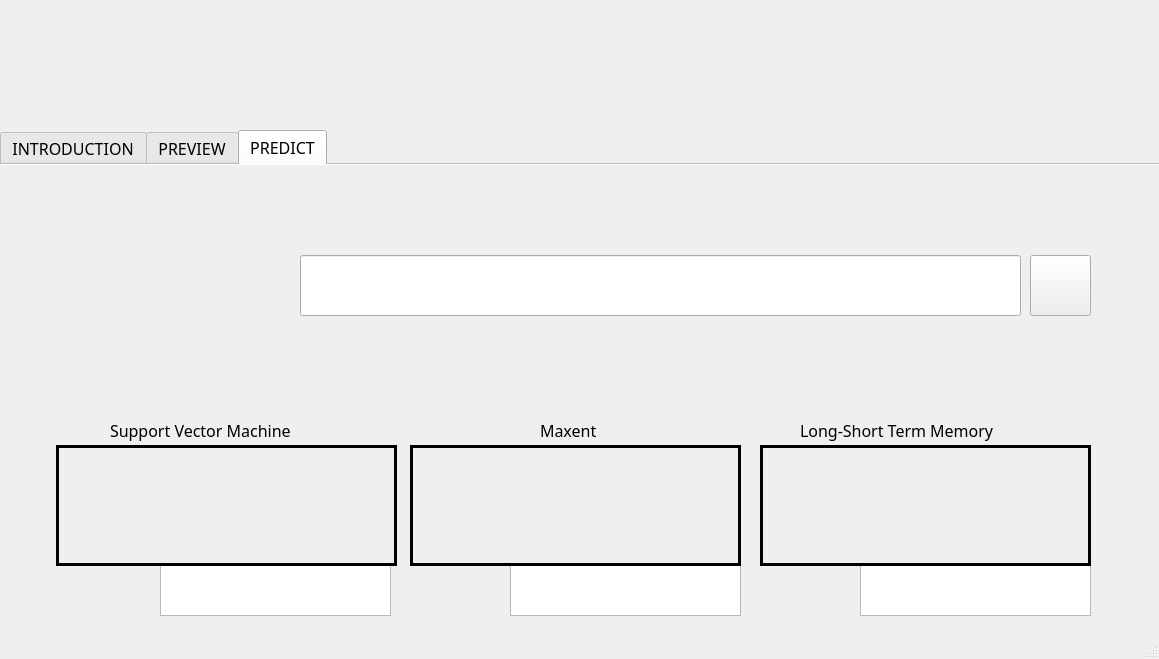
<?xml version="1.0" encoding="UTF-8"?>
<ui version="4.0">
 <class>LabelPrediction</class>
 <widget class="QMainWindow" name="LabelPrediction">
  <property name="geometry">
   <rect>
    <x>0</x>
    <y>0</y>
    <width>1159</width>
    <height>659</height>
   </rect>
  </property>
  <property name="windowTitle">
   <string>Label Prediction</string>
  </property>
  <widget class="QWidget" name="centralwidget">
   <widget class="QLabel" name="bg_7">
    <property name="geometry">
     <rect>
      <x>0</x>
      <y>0</y>
      <width>1161</width>
      <height>131</height>
     </rect>
    </property>
    <property name="styleSheet">
     <string notr="true">background-image: url(:/Nền/uehlogo.png);</string>
    </property>
    <property name="text">
     <string/>
    </property>
    <property name="pixmap">
     <pixmap resource="PICTURE.qrc">:/Nền/uehlogo.png</pixmap>
    </property>
    <property name="scaledContents">
     <bool>true</bool>
    </property>
    <property name="textInteractionFlags">
     <set>Qt::NoTextInteraction</set>
    </property>
   </widget>
   <widget class="QTabWidget" name="tabWidget">
    <property name="geometry">
     <rect>
      <x>0</x>
      <y>130</y>
      <width>1311</width>
      <height>691</height>
     </rect>
    </property>
    <property name="font">
     <font>
      <family>Segoe UI Black</family>
      <pointsize>12</pointsize>
      <weight>10</weight>
      <italic>false</italic>
      <bold>false</bold>
     </font>
    </property>
    <property name="acceptDrops">
     <bool>true</bool>
    </property>
    <property name="styleSheet">
     <string notr="true">font: 87 12pt &quot;Segoe UI Black&quot;;</string>
    </property>
    <property name="tabPosition">
     <enum>QTabWidget::North</enum>
    </property>
    <property name="tabShape">
     <enum>QTabWidget::Rounded</enum>
    </property>
    <property name="currentIndex">
     <number>2</number>
    </property>
    <property name="iconSize">
     <size>
      <width>20</width>
      <height>20</height>
     </size>
    </property>
    <property name="elideMode">
     <enum>Qt::ElideNone</enum>
    </property>
    <property name="documentMode">
     <bool>true</bool>
    </property>
    <widget class="QWidget" name="INTRODUCTION">
     <property name="cursor">
      <cursorShape>ArrowCursor</cursorShape>
     </property>
     <property name="contextMenuPolicy">
      <enum>Qt::NoContextMenu</enum>
     </property>
     <property name="accessibleName">
      <string>INTRDUCTION</string>
     </property>
     <property name="layoutDirection">
      <enum>Qt::LeftToRight</enum>
     </property>
     <attribute name="title">
      <string>INTRODUCTION</string>
     </attribute>
     <widget class="QLabel" name="intro">
      <property name="geometry">
       <rect>
        <x>0</x>
        <y>0</y>
        <width>1161</width>
        <height>471</height>
       </rect>
      </property>
      <property name="styleSheet">
       <string notr="true">background-image: url(:/Nền/intro.png);</string>
      </property>
      <property name="text">
       <string/>
      </property>
      <property name="pixmap">
       <pixmap resource="PICTURE.qrc">:/Nền/intro.png</pixmap>
      </property>
      <property name="scaledContents">
       <bool>true</bool>
      </property>
     </widget>
    </widget>
    <widget class="QWidget" name="PREVIEW">
     <attribute name="title">
      <string>PREVIEW</string>
     </attribute>
     <widget class="QLabel" name="preview">
      <property name="geometry">
       <rect>
        <x>0</x>
        <y>0</y>
        <width>1161</width>
        <height>471</height>
       </rect>
      </property>
      <property name="styleSheet">
       <string notr="true">background-image: url(:/Nền/PREVIEW.png);</string>
      </property>
      <property name="text">
       <string/>
      </property>
      <property name="pixmap">
       <pixmap resource="PICTURE.qrc">:/Nền/PREVIEW.png</pixmap>
      </property>
      <property name="scaledContents">
       <bool>true</bool>
      </property>
     </widget>
     <widget class="QPushButton" name="fileinputButton">
      <property name="geometry">
       <rect>
        <x>560</x>
        <y>90</y>
        <width>71</width>
        <height>81</height>
       </rect>
      </property>
      <property name="autoFillBackground">
       <bool>false</bool>
      </property>
      <property name="styleSheet">
       <string notr="true">background-image: url(:/Nền/inputfile.png);</string>
      </property>
      <property name="text">
       <string/>
      </property>
      <property name="iconSize">
       <size>
        <width>20</width>
        <height>20</height>
       </size>
      </property>
      <property name="checkable">
       <bool>false</bool>
      </property>
      <property name="autoExclusive">
       <bool>true</bool>
      </property>
      <property name="autoRepeatDelay">
       <number>300</number>
      </property>
      <property name="autoDefault">
       <bool>false</bool>
      </property>
     </widget>
     <widget class="QLabel" name="label">
      <property name="geometry">
       <rect>
        <x>70</x>
        <y>90</y>
        <width>461</width>
        <height>361</height>
       </rect>
      </property>
      <property name="frameShape">
       <enum>QFrame::Panel</enum>
      </property>
      <property name="lineWidth">
       <number>2</number>
      </property>
      <property name="text">
       <string/>
      </property>
     </widget>
    </widget>
    <widget class="QWidget" name="PREDICT">
     <attribute name="title">
      <string>PREDICT</string>
     </attribute>
     <widget class="QLabel" name="bgpredict">
      <property name="geometry">
       <rect>
        <x>0</x>
        <y>0</y>
        <width>1161</width>
        <height>471</height>
       </rect>
      </property>
      <property name="styleSheet">
       <string notr="true">background-image: url(:/Nền/PREDICT.png);</string>
      </property>
      <property name="text">
       <string/>
      </property>
      <property name="pixmap">
       <pixmap resource="PICTURE.qrc">:/Nền/PREDICT.png</pixmap>
      </property>
      <property name="scaledContents">
       <bool>true</bool>
      </property>
     </widget>
     <widget class="QLineEdit" name="inputText">
      <property name="geometry">
       <rect>
        <x>300</x>
        <y>90</y>
        <width>721</width>
        <height>61</height>
       </rect>
      </property>
      <property name="whatsThis">
       <string>&lt;html&gt;&lt;head/&gt;&lt;body&gt;&lt;p align=&quot;center&quot;&gt;&lt;br/&gt;&lt;/p&gt;&lt;/body&gt;&lt;/html&gt;</string>
      </property>
      <property name="styleSheet">
       <string notr="true">font: 12pt &quot;Segoe UI Light&quot;;</string>
      </property>
     </widget>
     <widget class="QTableWidget" name="timesvmOuput">
      <property name="geometry">
       <rect>
        <x>160</x>
        <y>400</y>
        <width>231</width>
        <height>51</height>
       </rect>
      </property>
      <property name="mouseTracking">
       <bool>false</bool>
      </property>
      <property name="tabletTracking">
       <bool>false</bool>
      </property>
      <property name="acceptDrops">
       <bool>false</bool>
      </property>
      <property name="whatsThis">
       <string>&lt;html&gt;&lt;head/&gt;&lt;body&gt;&lt;p align=&quot;center&quot;&gt;&lt;br/&gt;&lt;/p&gt;&lt;/body&gt;&lt;/html&gt;</string>
      </property>
      <property name="layoutDirection">
       <enum>Qt::LeftToRight</enum>
      </property>
      <property name="autoFillBackground">
       <bool>false</bool>
      </property>
      <property name="styleSheet">
       <string notr="true">font: 12pt &quot;Segoe UI Black&quot;;</string>
      </property>
      <property name="textElideMode">
       <enum>Qt::ElideMiddle</enum>
      </property>
      <property name="showGrid">
       <bool>false</bool>
      </property>
      <property name="wordWrap">
       <bool>true</bool>
      </property>
      <property name="rowCount">
       <number>0</number>
      </property>
      <property name="columnCount">
       <number>0</number>
      </property>
     </widget>
     <widget class="QLabel" name="timebag">
      <property name="geometry">
       <rect>
        <x>60</x>
        <y>400</y>
        <width>101</width>
        <height>51</height>
       </rect>
      </property>
      <property name="styleSheet">
       <string notr="true">background-image: url(:/Nền/Time.png);</string>
      </property>
      <property name="text">
       <string/>
      </property>
      <property name="pixmap">
       <pixmap resource="PICTURE.qrc">:/Nền/Time.png</pixmap>
      </property>
      <property name="scaledContents">
       <bool>true</bool>
      </property>
     </widget>
     <widget class="QLabel" name="bg">
      <property name="geometry">
       <rect>
        <x>60</x>
        <y>240</y>
        <width>331</width>
        <height>161</height>
       </rect>
      </property>
      <property name="styleSheet">
       <string notr="true">background-image: url(:/Nền/background.png);</string>
      </property>
      <property name="text">
       <string/>
      </property>
     </widget>
     <widget class="QLabel" name="bg_2">
      <property name="geometry">
       <rect>
        <x>410</x>
        <y>240</y>
        <width>331</width>
        <height>161</height>
       </rect>
      </property>
      <property name="styleSheet">
       <string notr="true">background-image: url(:/Nền/background.png);</string>
      </property>
      <property name="text">
       <string/>
      </property>
     </widget>
     <widget class="QLabel" name="bg_3">
      <property name="geometry">
       <rect>
        <x>760</x>
        <y>240</y>
        <width>331</width>
        <height>161</height>
       </rect>
      </property>
      <property name="styleSheet">
       <string notr="true">background-image: url(:/Nền/background.png);</string>
      </property>
      <property name="text">
       <string/>
      </property>
     </widget>
     <widget class="QLabel" name="accbg">
      <property name="geometry">
       <rect>
        <x>410</x>
        <y>400</y>
        <width>101</width>
        <height>51</height>
       </rect>
      </property>
      <property name="styleSheet">
       <string notr="true">background-image: url(:/Nền/Acc.png);</string>
      </property>
      <property name="text">
       <string/>
      </property>
      <property name="pixmap">
       <pixmap>:/Nền/Acc.png</pixmap>
      </property>
      <property name="scaledContents">
       <bool>true</bool>
      </property>
     </widget>
     <widget class="QTableWidget" name="timemaxentOuput">
      <property name="geometry">
       <rect>
        <x>510</x>
        <y>400</y>
        <width>231</width>
        <height>51</height>
       </rect>
      </property>
      <property name="mouseTracking">
       <bool>false</bool>
      </property>
      <property name="tabletTracking">
       <bool>false</bool>
      </property>
      <property name="acceptDrops">
       <bool>false</bool>
      </property>
      <property name="whatsThis">
       <string>&lt;html&gt;&lt;head/&gt;&lt;body&gt;&lt;p align=&quot;center&quot;&gt;&lt;br/&gt;&lt;/p&gt;&lt;/body&gt;&lt;/html&gt;</string>
      </property>
      <property name="autoFillBackground">
       <bool>false</bool>
      </property>
      <property name="styleSheet">
       <string notr="true">font: 12pt &quot;Segoe UI Black&quot;;</string>
      </property>
      <property name="textElideMode">
       <enum>Qt::ElideMiddle</enum>
      </property>
     </widget>
     <widget class="QLabel" name="accbg_2">
      <property name="geometry">
       <rect>
        <x>760</x>
        <y>400</y>
        <width>101</width>
        <height>51</height>
       </rect>
      </property>
      <property name="styleSheet">
       <string notr="true">background-image: url(:/Nền/Acc.png);</string>
      </property>
      <property name="text">
       <string/>
      </property>
      <property name="pixmap">
       <pixmap>:/Nền/Acc.png</pixmap>
      </property>
      <property name="scaledContents">
       <bool>true</bool>
      </property>
     </widget>
     <widget class="QTableWidget" name="timelstmOutput">
      <property name="geometry">
       <rect>
        <x>860</x>
        <y>400</y>
        <width>231</width>
        <height>51</height>
       </rect>
      </property>
      <property name="mouseTracking">
       <bool>false</bool>
      </property>
      <property name="tabletTracking">
       <bool>false</bool>
      </property>
      <property name="acceptDrops">
       <bool>false</bool>
      </property>
      <property name="whatsThis">
       <string>&lt;html&gt;&lt;head/&gt;&lt;body&gt;&lt;p align=&quot;center&quot;&gt;&lt;br/&gt;&lt;/p&gt;&lt;/body&gt;&lt;/html&gt;</string>
      </property>
      <property name="autoFillBackground">
       <bool>false</bool>
      </property>
      <property name="styleSheet">
       <string notr="true">font: 12pt &quot;Segoe UI Black&quot;;</string>
      </property>
      <property name="textElideMode">
       <enum>Qt::ElideMiddle</enum>
      </property>
     </widget>
     <widget class="QLabel" name="bg_4">
      <property name="geometry">
       <rect>
        <x>110</x>
        <y>250</y>
        <width>241</width>
        <height>31</height>
       </rect>
      </property>
      <property name="styleSheet">
       <string notr="true">font: 25 14pt &quot;Segoe UI Light&quot;;
</string>
      </property>
      <property name="text">
       <string>Support Vector Machine</string>
      </property>
     </widget>
     <widget class="QLabel" name="bg_5">
      <property name="geometry">
       <rect>
        <x>540</x>
        <y>250</y>
        <width>71</width>
        <height>31</height>
       </rect>
      </property>
      <property name="toolTip">
       <string>&lt;html&gt;&lt;head/&gt;&lt;body&gt;&lt;p align=&quot;center&quot;&gt;Maxent&lt;/p&gt;&lt;/body&gt;&lt;/html&gt;</string>
      </property>
      <property name="whatsThis">
       <string>&lt;html&gt;&lt;head/&gt;&lt;body&gt;&lt;p align=&quot;center&quot;&gt;Maxent&lt;/p&gt;&lt;/body&gt;&lt;/html&gt;</string>
      </property>
      <property name="styleSheet">
       <string notr="true">font: 25 14pt &quot;Segoe UI Light&quot;;
</string>
      </property>
      <property name="text">
       <string>Maxent</string>
      </property>
      <property name="scaledContents">
       <bool>false</bool>
      </property>
     </widget>
     <widget class="QLabel" name="bg_6">
      <property name="geometry">
       <rect>
        <x>800</x>
        <y>250</y>
        <width>251</width>
        <height>31</height>
       </rect>
      </property>
      <property name="styleSheet">
       <string notr="true">font: 25 14pt &quot;Segoe UI Light&quot;;
</string>
      </property>
      <property name="text">
       <string>Long-Short Term Memory</string>
      </property>
     </widget>
     <widget class="QPushButton" name="findButton">
      <property name="geometry">
       <rect>
        <x>1030</x>
        <y>90</y>
        <width>61</width>
        <height>61</height>
       </rect>
      </property>
      <property name="styleSheet">
       <string notr="true">background-image: url(:/Nền/search.png);</string>
      </property>
      <property name="text">
       <string/>
      </property>
      <property name="autoDefault">
       <bool>false</bool>
      </property>
     </widget>
     <widget class="QLabel" name="timebag_2">
      <property name="geometry">
       <rect>
        <x>410</x>
        <y>400</y>
        <width>101</width>
        <height>51</height>
       </rect>
      </property>
      <property name="styleSheet">
       <string notr="true">background-image: url(:/Nền/Time.png);</string>
      </property>
      <property name="text">
       <string/>
      </property>
      <property name="pixmap">
       <pixmap resource="PICTURE.qrc">:/Nền/Time.png</pixmap>
      </property>
      <property name="scaledContents">
       <bool>true</bool>
      </property>
     </widget>
     <widget class="QLabel" name="timebag_3">
      <property name="geometry">
       <rect>
        <x>760</x>
        <y>400</y>
        <width>101</width>
        <height>51</height>
       </rect>
      </property>
      <property name="styleSheet">
       <string notr="true">background-image: url(:/Nền/Time.png);</string>
      </property>
      <property name="text">
       <string/>
      </property>
      <property name="pixmap">
       <pixmap resource="PICTURE.qrc">:/Nền/Time.png</pixmap>
      </property>
      <property name="scaledContents">
       <bool>true</bool>
      </property>
     </widget>
     <widget class="QLabel" name="svm">
      <property name="geometry">
       <rect>
        <x>56</x>
        <y>280</y>
        <width>341</width>
        <height>121</height>
       </rect>
      </property>
      <property name="frameShape">
       <enum>QFrame::Box</enum>
      </property>
      <property name="frameShadow">
       <enum>QFrame::Plain</enum>
      </property>
      <property name="lineWidth">
       <number>3</number>
      </property>
      <property name="text">
       <string/>
      </property>
     </widget>
     <widget class="QLabel" name="maxent">
      <property name="geometry">
       <rect>
        <x>410</x>
        <y>280</y>
        <width>331</width>
        <height>121</height>
       </rect>
      </property>
      <property name="frameShape">
       <enum>QFrame::Box</enum>
      </property>
      <property name="lineWidth">
       <number>3</number>
      </property>
      <property name="text">
       <string/>
      </property>
     </widget>
     <widget class="QLabel" name="label_2">
      <property name="geometry">
       <rect>
        <x>760</x>
        <y>280</y>
        <width>331</width>
        <height>121</height>
       </rect>
      </property>
      <property name="frameShape">
       <enum>QFrame::Box</enum>
      </property>
      <property name="lineWidth">
       <number>3</number>
      </property>
      <property name="text">
       <string/>
      </property>
     </widget>
     <widget class="QLabel" name="outsvm">
      <property name="geometry">
       <rect>
        <x>180</x>
        <y>400</y>
        <width>211</width>
        <height>51</height>
       </rect>
      </property>
      <property name="font">
       <font>
        <family>Segoe UI Black</family>
        <pointsize>12</pointsize>
        <weight>10</weight>
        <italic>false</italic>
        <bold>false</bold>
       </font>
      </property>
      <property name="text">
       <string/>
      </property>
     </widget>
     <widget class="QLabel" name="outmaxent">
      <property name="geometry">
       <rect>
        <x>530</x>
        <y>400</y>
        <width>201</width>
        <height>51</height>
       </rect>
      </property>
      <property name="text">
       <string/>
      </property>
     </widget>
     <widget class="QLabel" name="outlstm">
      <property name="geometry">
       <rect>
        <x>880</x>
        <y>400</y>
        <width>211</width>
        <height>51</height>
       </rect>
      </property>
      <property name="text">
       <string/>
      </property>
     </widget>
     <zorder>bgpredict</zorder>
     <zorder>bg</zorder>
     <zorder>inputText</zorder>
     <zorder>timesvmOuput</zorder>
     <zorder>timebag</zorder>
     <zorder>bg_2</zorder>
     <zorder>bg_3</zorder>
     <zorder>accbg</zorder>
     <zorder>timemaxentOuput</zorder>
     <zorder>accbg_2</zorder>
     <zorder>timelstmOutput</zorder>
     <zorder>bg_4</zorder>
     <zorder>bg_5</zorder>
     <zorder>bg_6</zorder>
     <zorder>findButton</zorder>
     <zorder>timebag_2</zorder>
     <zorder>timebag_3</zorder>
     <zorder>svm</zorder>
     <zorder>maxent</zorder>
     <zorder>label_2</zorder>
     <zorder>outsvm</zorder>
     <zorder>outmaxent</zorder>
     <zorder>outlstm</zorder>
    </widget>
   </widget>
   <widget class="QLabel" name="bg_8">
    <property name="geometry">
     <rect>
      <x>0</x>
      <y>130</y>
      <width>1161</width>
      <height>41</height>
     </rect>
    </property>
    <property name="styleSheet">
     <string notr="true">background-image: url(:/Nền/background.png);</string>
    </property>
    <property name="text">
     <string/>
    </property>
   </widget>
   <zorder>bg_8</zorder>
   <zorder>bg_7</zorder>
   <zorder>tabWidget</zorder>
  </widget>
  <widget class="QStatusBar" name="statusbar"/>
 </widget>
 <resources>
  <include location="PICTURE.qrc"/>
 </resources>
 <connections/>
</ui>
